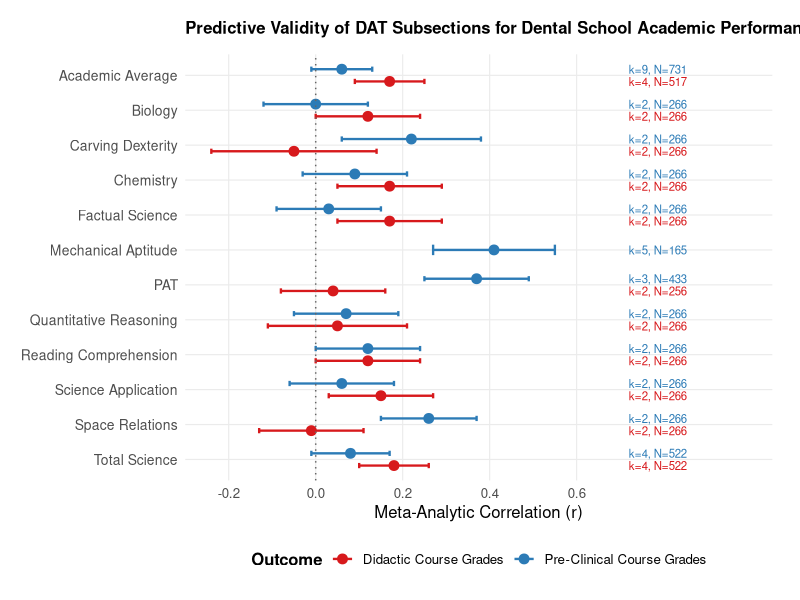
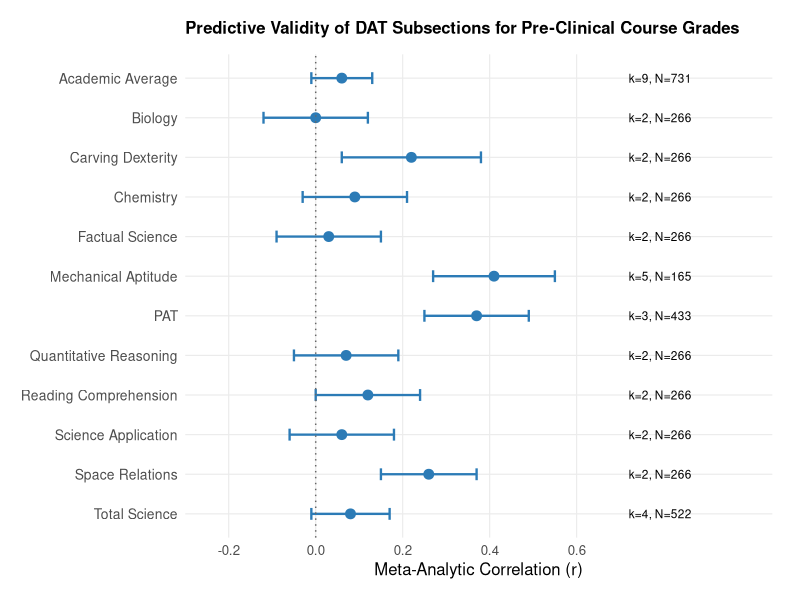

These charts were generated, in order, by the following R code:
## ---- chunk 1
library(tidyverse)
library(ggplot2)

preclinical_data <- tibble(
  predictor = c("Academic Average", "Biology", "Carving Dexterity", "Chemistry",
                "Factual Science", "Mechanical Aptitude", "PAT",
                "Quantitative Reasoning", "Reading Comprehension", "Science Application",
                "Space Relations", "Total Science"),
  r = c(.06, .00, .22, .09, .03, .41, .37, .07, .12, .06, .26, .08),
  lower = c(-.01, -.12, .06, -.03, -.09, .27, .25, -.05, .00, -.06, .15, -.01),
  upper = c(.13, .12, .38, .21, .15, .55, .49, .19, .24, .18, .37, .17),
  k = c(9, 2, 2, 2, 2, 5, 3, 2, 2, 2, 2, 4),
  N = c(731, 266, 266, 266, 266, 165, 433, 266, 266, 266, 266, 522),
  outcome = "Pre-Clinical Course Grades"
)

didactic_data <- tibble(
  predictor = c("Academic Average", "Biology", "Carving Dexterity", "Chemistry",
                "Factual Science", "PAT", "Quantitative Reasoning",
                "Reading Comprehension", "Science Application", "Space Relations", "Total Science"),
  r = c(.17, .12, -.05, .17, .17, .04, .05, .12, .15, -.01, .18),
  lower = c(.09, .00, -.24, .05, .05, -.08, -.11, .00, .03, -.13, .10),
  upper = c(.25, .24, .14, .29, .29, .16, .21, .24, .27, .11, .26),
  k = c(4, 2, 2, 2, 2, 2, 2, 2, 2, 2, 4),
  N = c(517, 266, 266, 266, 266, 256, 266, 266, 266, 266, 522),
  outcome = "Didactic Course Grades"
)

my_data <- bind_rows(preclinical_data, didactic_data)

# Factor levels: GPA predictors in order (didactic-only predictors drop to bottom)
all_predictors <- unique(preclinical_data$predictor)
didactic_only <- setdiff(unique(didactic_data$predictor), all_predictors)
level_order <- rev(c(all_predictors, didactic_only))

my_data$predictor <- factor(my_data$predictor, levels = level_order)

# Use a fixed x position for ALL annotation text so they align in a clean column
LABEL_X <- 0.72  # Adjust this value left/right to taste

pd <- position_dodge(width = 0.7)

p <- ggplot(my_data, aes(x = r, y = predictor, color = outcome)) +
  geom_errorbarh(aes(xmin = lower, xmax = upper),
                 position = pd,
                 height = 0.3,
                 linewidth = 0.8) +
  geom_point(position = pd, size = 3) +
  geom_vline(xintercept = 0, linetype = "dotted", color = "grey40") +
  
  # Fixed x position so labels don't scatter with CI width
  geom_text(aes(x = LABEL_X,
                label = paste0("k=", k, ", N=", N)),
            position = pd,
            hjust = 0,
            size = 2.9,
            show.legend = FALSE) +
  
  scale_color_manual(
    values = c("Pre-Clinical Course Grades" = "#2c7bb6", "Didactic Course Grades" = "#d7191c")
  ) +
  
  scale_x_continuous(
    name = "Meta-Analytic Correlation (r)",
    limits = c(-0.3, 1.05),
    breaks = seq(-0.2, 0.6, by = 0.2),
    expand = c(0, 0)
  ) +
  
  labs(
    title = "Predictive Validity of DAT Subsections for Dental School Academic Performance",
    y = NULL,  # y-axis label is self-evident from the predictor names
    color = "Outcome"
  ) +
  
  theme_minimal(base_size = 12) +
  theme(
    panel.grid.major.y = element_line(color = "grey92", linewidth = 0.4),
    panel.grid.minor = element_blank(),
    panel.grid.major.x = element_line(color = "grey92", linewidth = 0.4),
    legend.position = "bottom",
    legend.title = element_text(face = "bold"),
    plot.title = element_text(size = 12, face = "bold", margin = margin(b = 12)),
    axis.text.y = element_text(size = 10),
    plot.margin = margin(15, 20, 15, 15)
  )

# Save with explicit height/width — this is the most important fix for squishing
ggsave("forest_plot.png", plot = p,
       width = 10, height = 8.5, dpi = 300, bg = "white")
## ---- chunk 2
library(tidyverse)
library(ggplot2)

preclinical_data <- tibble(
  predictor = c("Academic Average", "Biology", "Carving Dexterity", "Chemistry",
                "Factual Science", "Mechanical Aptitude", "PAT",
                "Quantitative Reasoning", "Reading Comprehension", "Science Application",
                "Space Relations", "Total Science"),
  r = c(.06, .00, .22, .09, .03, .41, .37, .07, .12, .06, .26, .08),
  lower = c(-.01, -.12, .06, -.03, -.09, .27, .25, -.05, .00, -.06, .15, -.01),
  upper = c(.13, .12, .38, .21, .15, .55, .49, .19, .24, .18, .37, .17),
  k = c(9, 2, 2, 2, 2, 5, 3, 2, 2, 2, 2, 4),
  N = c(731, 266, 266, 266, 266, 165, 433, 266, 266, 266, 266, 522)
)

# Order predictors top-to-bottom
preclinical_data$predictor <- factor(
  preclinical_data$predictor,
  levels = rev(preclinical_data$predictor)
)

LABEL_X <- 0.72  # fixed position for k/N labels

p <- ggplot(preclinical_data, aes(x = r, y = predictor)) +
  
  geom_errorbarh(aes(xmin = lower, xmax = upper),
                 height = 0.3,
                 linewidth = 0.8,
                 color = "#2c7bb6") +
  
  geom_point(size = 3,
             color = "#2c7bb6") +
  
  geom_vline(xintercept = 0,
             linetype = "dotted",
             color = "grey40") +
  
  geom_text(aes(x = LABEL_X,
                label = paste0("k=", k, ", N=", N)),
            hjust = 0,
            size = 3) +
  
  scale_x_continuous(
    name = "Meta-Analytic Correlation (r)",
    limits = c(-0.3, 1.05),
    breaks = seq(-0.2, 0.6, by = 0.2),
    expand = c(0, 0)
  ) +
  
  labs(
    title = "Predictive Validity of DAT Subsections for Pre-Clinical Course Grades",
    y = NULL
  ) +
  
  theme_minimal(base_size = 12) +
  theme(
    panel.grid.major.y = element_line(color = "grey92", linewidth = 0.4),
    panel.grid.minor = element_blank(),
    panel.grid.major.x = element_line(color = "grey92", linewidth = 0.4),
    plot.title = element_text(size = 12, face = "bold", margin = margin(b = 12)),
    axis.text.y = element_text(size = 10),
    plot.margin = margin(15, 20, 15, 15)
  )

ggsave("preclinical_forest_plot.png",
       plot = p,
       width = 10, height = 8.5, dpi = 300, bg = "white")
